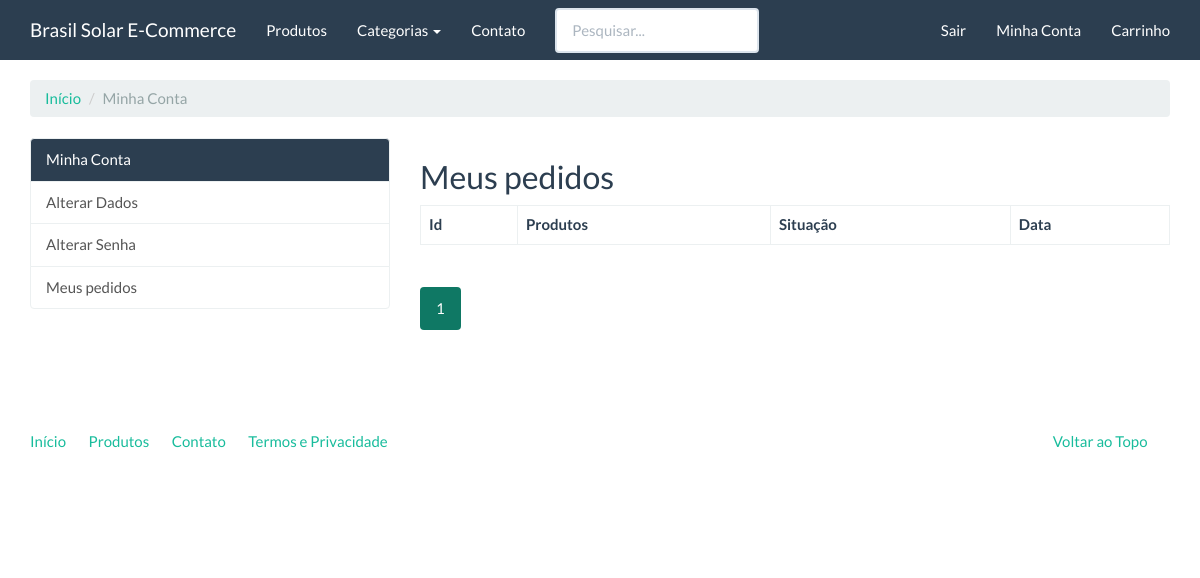
/compras/meus-pedidos/ (signed in), run on an earlier commit of the app's database.
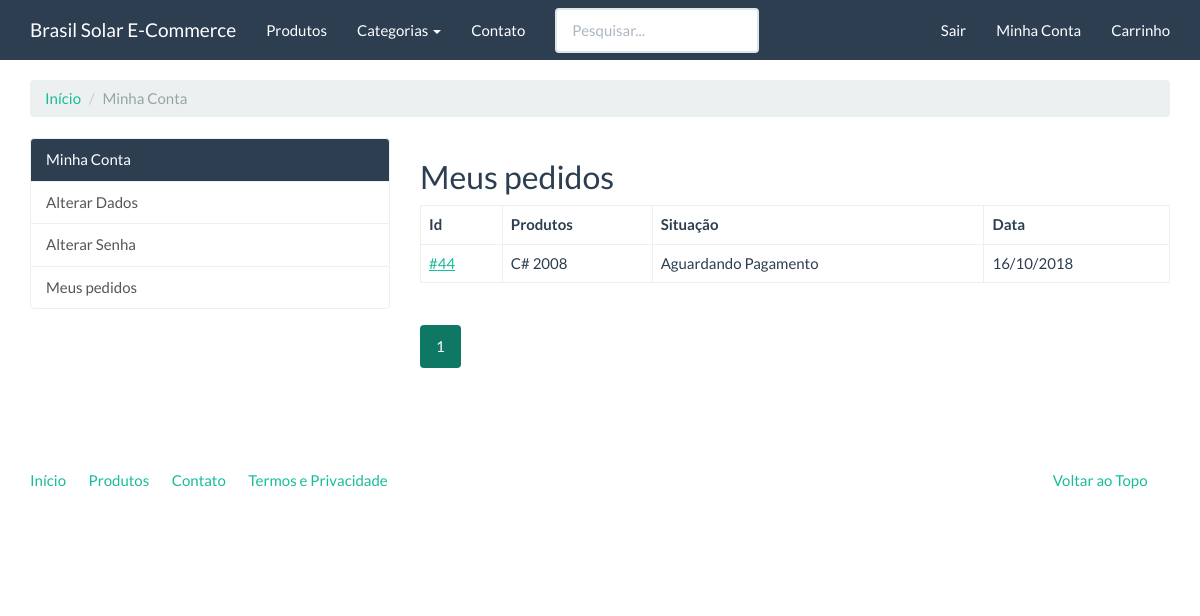
And on a later commit of the database.
### checkout/models.py (models this page shows, shortened)
class Order(models.Model):
    user = models.ForeignKey(settings.AUTH_USER_MODEL, verbose_name='Usuário')
    status = models.IntegerField('Situação', choices=STATUS_CHOICES, default=0, blank=True)
    payment_option = models.CharField('Opção de pagamento', choices=PAYMENT_OPTION_CHOICES,
                                      max_length=20, default='deposito')
    created = models.DateTimeField('Criado em', auto_now_add=True)
    modified = models.DateTimeField('Modificado em', auto_now=True)
    objects = OrderManager()
    class Meta:
        verbose_name = 'Pedido'
        verbose_name_plural = 'Pedidos'
    def products(self):
        products_ids = self.items.values_list('product')
        return Product.objects.filter(pk__in=products_ids)

### catalog/models.py (models this page shows, shortened)
class Product(models.Model):
    name = models.CharField('Nome', max_length=100)
    slug = models.SlugField('Identificador', max_length=100)
    category = models.ForeignKey('catalog.Category', verbose_name='Categoria')
    description = models.TextField('Descrição', blank=True)
    price = models.DecimalField('Preço', decimal_places=2, max_digits=8)
    created = models.DateField('Criado em', auto_now_add=True)
    modified = models.DateField('Modificado em', auto_now=True)
    image = models.ImageField('Imagem', upload_to='products', blank=True, null=True)
    class Meta:
        verbose_name = 'Produto'
        verbose_name_plural = 'Produtos'
        ordering = ['name']

### checkout/views.py (the view)
class OrderListView(LoginRequiredMixin, ListView):
    template_name = 'checkout/order_list.html'
    paginate_by = 10
    def get_queryset(self):
        return Order.objects.filter(user=self.request.user)

### catalog/context_processors.py (called while the page is built)
def categories(request):
    return {
        'categories': Category.objects.all()
    }

### catalog/models.py (called while the page is built)
    def get_absolute_url(self):
        return reverse('catalog:category', kwargs={'slug': self.slug})

### core/templatetags/pagination.py (called while the page is built)
@register.inclusion_tag('pagination.html')
def pagination(request, paginator, page_obj):
    context = {}
    context['paginator'] = paginator
    context['request'] = request
    context['page_obj'] = page_obj
    getvars = request.GET.copy()
    if 'page' in getvars:
        del getvars['page']
    if len(getvars) > 0:
        context['getvars'] = '&{0}'.format(getvars.urlencode())
    else:
        context['getvars'] = ''
    return context

### checkout/templates/checkout/order_list.html (shortened to what this page needs)
{% extends "accounts/index.html" %}
{% load pagination %}
{% block accounts_container %}
    <h2>Meus pedidos</h2>
    <table class="table table-bordered">
        <thead>
            <tr>
                <th>Id</th>
                <th>Produtos</th>
                <th>Situação</th>
                <th>Data</th>
            </tr>
        </thead>
        <tbody>
            {% for order in order_list %}
                <tr>
                    <td>
                        <a href="{% url 'checkout:order_detail' order.pk %}">#{{ order.pk }}</a>
                    </td>
                    <td>
                        {% for product in order.products %}
                            {{ product.name }}{% if not forloop.last %} <br/> {% endif %}
                        {% endfor %}
                    </td>
                    <td>
                        {{ order.get_status_display }}
                    </td>
                    <td>
                        {{ order.created|date:"d/m/Y" }}
                    </td>
                </tr>
            {% endfor %}
        </tbody>
    </table>
    {% pagination request paginator page_obj %}
{% endblock %}

### accounts/templates/accounts/index.html (shortened to what this page needs)
{% extends "base.html" %}
{% block container %}
    <ol class="breadcrumb">
        <li><a href="#">Início</a></li>
        <li class="active">Minha Conta</li>
    </ol>
    <div class="row">
        <div class="col-md-4">
            <div class="list-group">
                <a href="{% url 'accounts:index' %}" class="list-group-item active">Minha Conta</a>
                <a href="{% url 'accounts:update_user' %}" class="list-group-item">Alterar Dados</a>
                <a href="{% url 'accounts:update_password' %}" class="list-group-item">Alterar Senha</a>
                <a href="{% url 'checkout:order_list' %}" class="list-group-item">Meus pedidos</a>
            </div>
        </div>
        <div class="col-md-8">
            {% block accounts_container %}{% endblock %}
        </div>
    </div>
{% endblock %}

### core/templates/base.html (shortened to what this page needs)
<!DOCTYPE html>
{% load static %}
<html lang="pt-br">
<head>
    <link rel="stylesheet" href="{% static 'assets/bootstrap.min.css' %}" media="screen" />
    <link rel="stylesheet" href="{% static 'assets/custom.min.css' %}" media="screen" />
    <link rel="stylesheet" href="{% static 'assets/extra.css' %}" media="screen" />
</head>
<body>
    <div class="navbar navbar-default navbar-fixed-top">
      <div class="container">
        <div class="navbar-header">
          <a href="{% url 'index' %}" class="navbar-brand">Brasil Solar E-Commerce</a>
        </div>
        <div class="navbar-collapse collapse" id="navbar-main">
          <ul class="nav navbar-nav">
            <li>
              <a href="{% url 'catalog:product_list' %}">Produtos</a>
            </li>
            <li class="dropdown">
              <a class="dropdown-toggle" data-toggle="dropdown" href="{% url 'catalog:product_list' %}" id="download">Categorias <span class="caret"></span></a>
            </li>
            <li>
                <a href="{% url 'contact' %}">Contato</a>
            </li>
          </ul>
          <form action="{% url 'catalog:product_list' %}" class="navbar-form navbar-left" role="search">
            <div class="form-group">
              <input type="text" name="q" class="form-control" placeholder="Pesquisar...">
            </div>
          </form>
          <ul class="nav navbar-nav navbar-right">
            {% if user.is_authenticated %}
              <li><a href="{% url 'logout' %}">Sair</a></li>
              <li><a href="{% url 'accounts:index' %}">Minha Conta</a></li>
            {% else %}
              <li><a href="{% url 'login' %}">Entrar</a></li>
              <li><a href="{% url 'accounts:register' %}">Cadastro</a></li>
            {% endif %}
            <li><a href="{% url 'checkout:cart_item' %}">Carrinho</a></li>
          </ul>
        </div>
      </div>
    </div>
    <div class="container margin-top">
        {% block container %} {% endblock %}
        <footer>
            <div class="row">
              <div class="col-lg-12">
                <ul class="list-unstyled">
                  <li class="pull-right"><a href="#top">Voltar ao Topo</a></li>
                  <li><a href="{% url 'index' %}">Início</a></li>
                  <li><a href="{% url 'catalog:product_list' %}">Produtos</a></li>
                  <li><a href="{% url 'contact' %}">Contato</a></li>
                  <li><a href="">Termos e Privacidade</a></li>
                </ul>
              </div>
            </div>
        </footer>
    </div>
</body>
</html>

### core/templates/pagination.html
<div class="row">
    <div class="col-md-12">
        <nav>
            <ul class="pagination">
                {% for page in paginator.page_range %}
                    <li {% if page_obj.number == page %} class="active"{% endif %}>
                        <a href="?page={{ page }}{{ getvars}}">{{ page }}</a>
                    </li>
                {% endfor %}
            </ul>
        </nav>
    </div>
</div>

### core/static/assets/extra.css (style rules this page uses)
.margin-top { margin-top: 2em; }

What changed in the data, as far as the page shows it:
added Order: pk "44", status "Aguardando Pagamento", created "16/10/2018"
now on this page (row edited): Product: name "C# 2008"
